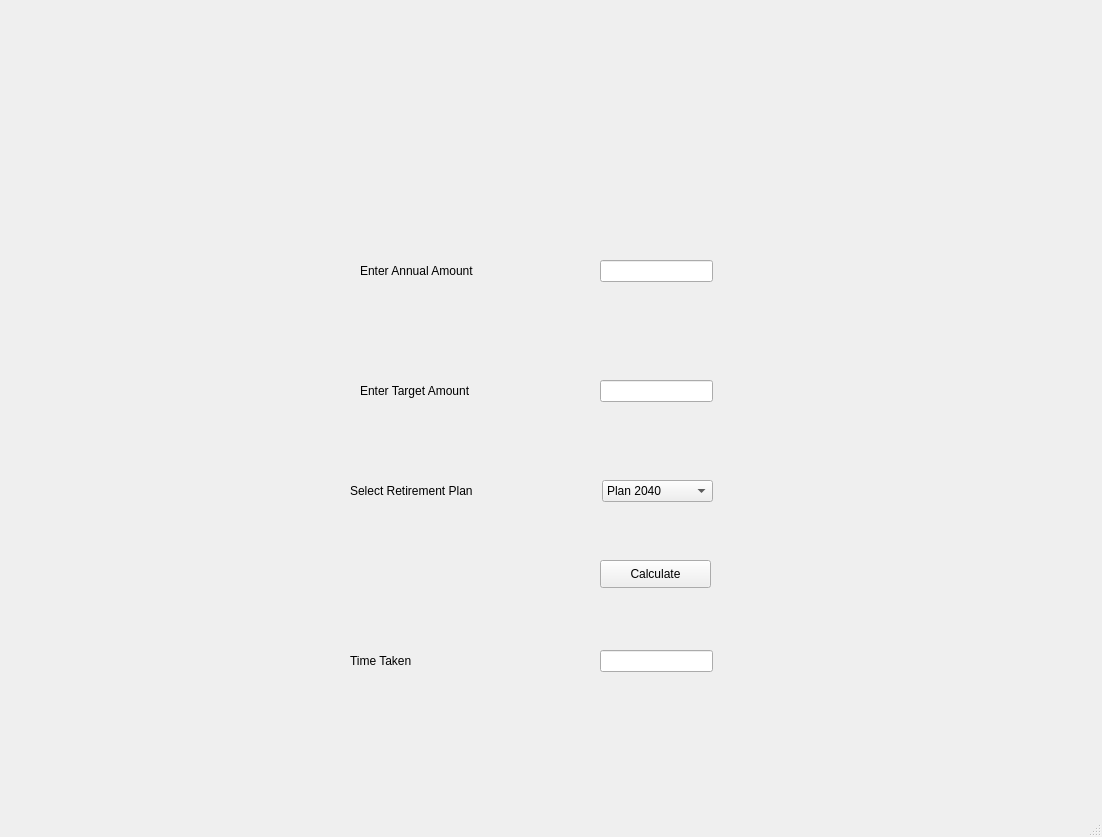
<?xml version="1.0" encoding="UTF-8"?>
<ui version="4.0">
 <class>financialPlanner</class>
 <widget class="QMainWindow" name="financialPlanner">
  <property name="geometry">
   <rect>
    <x>0</x>
    <y>0</y>
    <width>1102</width>
    <height>837</height>
   </rect>
  </property>
  <property name="windowTitle">
   <string>Financial Planner</string>
  </property>
  <widget class="QWidget" name="centralwidget">
   <widget class="QLineEdit" name="txtAnnualAmount">
    <property name="geometry">
     <rect>
      <x>600</x>
      <y>260</y>
      <width>113</width>
      <height>22</height>
     </rect>
    </property>
    <property name="font">
     <font>
      <family>Segoe UI</family>
      <pointsize>9</pointsize>
     </font>
    </property>
   </widget>
   <widget class="QLabel" name="lblAnnualAmount">
    <property name="geometry">
     <rect>
      <x>360</x>
      <y>240</y>
      <width>141</width>
      <height>61</height>
     </rect>
    </property>
    <property name="font">
     <font>
      <family>Segoe UI</family>
      <pointsize>9</pointsize>
     </font>
    </property>
    <property name="text">
     <string>Enter Annual Amount</string>
    </property>
   </widget>
   <widget class="QLabel" name="lblTargetAmount">
    <property name="geometry">
     <rect>
      <x>360</x>
      <y>360</y>
      <width>141</width>
      <height>61</height>
     </rect>
    </property>
    <property name="font">
     <font>
      <family>Segoe UI</family>
      <pointsize>9</pointsize>
     </font>
    </property>
    <property name="text">
     <string>Enter Target Amount</string>
    </property>
   </widget>
   <widget class="QLineEdit" name="txtTargetAmount">
    <property name="geometry">
     <rect>
      <x>600</x>
      <y>380</y>
      <width>113</width>
      <height>22</height>
     </rect>
    </property>
    <property name="font">
     <font>
      <family>Segoe UI</family>
      <pointsize>9</pointsize>
     </font>
    </property>
   </widget>
   <widget class="QLabel" name="lblPlan">
    <property name="geometry">
     <rect>
      <x>350</x>
      <y>460</y>
      <width>161</width>
      <height>61</height>
     </rect>
    </property>
    <property name="font">
     <font>
      <family>Segoe UI</family>
      <pointsize>9</pointsize>
     </font>
    </property>
    <property name="text">
     <string>Select Retirement Plan</string>
    </property>
   </widget>
   <widget class="QComboBox" name="cmbPlan">
    <property name="geometry">
     <rect>
      <x>602</x>
      <y>480</y>
      <width>111</width>
      <height>22</height>
     </rect>
    </property>
    <property name="font">
     <font>
      <family>Segoe UI</family>
      <pointsize>9</pointsize>
     </font>
    </property>
    <item>
     <property name="text">
      <string>Plan 2040</string>
     </property>
    </item>
    <item>
     <property name="text">
      <string>Plan 2050</string>
     </property>
    </item>
    <item>
     <property name="text">
      <string>Plan 2060</string>
     </property>
    </item>
   </widget>
   <widget class="QPushButton" name="btnCalculate">
    <property name="geometry">
     <rect>
      <x>600</x>
      <y>560</y>
      <width>111</width>
      <height>28</height>
     </rect>
    </property>
    <property name="font">
     <font>
      <family>Segoe UI</family>
      <pointsize>9</pointsize>
     </font>
    </property>
    <property name="text">
     <string>Calculate</string>
    </property>
   </widget>
   <widget class="QLabel" name="lblResult">
    <property name="geometry">
     <rect>
      <x>350</x>
      <y>630</y>
      <width>161</width>
      <height>61</height>
     </rect>
    </property>
    <property name="font">
     <font>
      <family>Segoe UI</family>
      <pointsize>9</pointsize>
     </font>
    </property>
    <property name="text">
     <string>Time Taken</string>
    </property>
   </widget>
   <widget class="QLineEdit" name="txtResult">
    <property name="geometry">
     <rect>
      <x>600</x>
      <y>650</y>
      <width>113</width>
      <height>22</height>
     </rect>
    </property>
    <property name="font">
     <font>
      <family>Segoe UI</family>
      <pointsize>9</pointsize>
     </font>
    </property>
   </widget>
  </widget>
  <widget class="QMenuBar" name="menubar">
   <property name="geometry">
    <rect>
     <x>0</x>
     <y>0</y>
     <width>1102</width>
     <height>26</height>
    </rect>
   </property>
  </widget>
  <widget class="QStatusBar" name="statusbar"/>
 </widget>
 <resources/>
 <connections/>
</ui>
